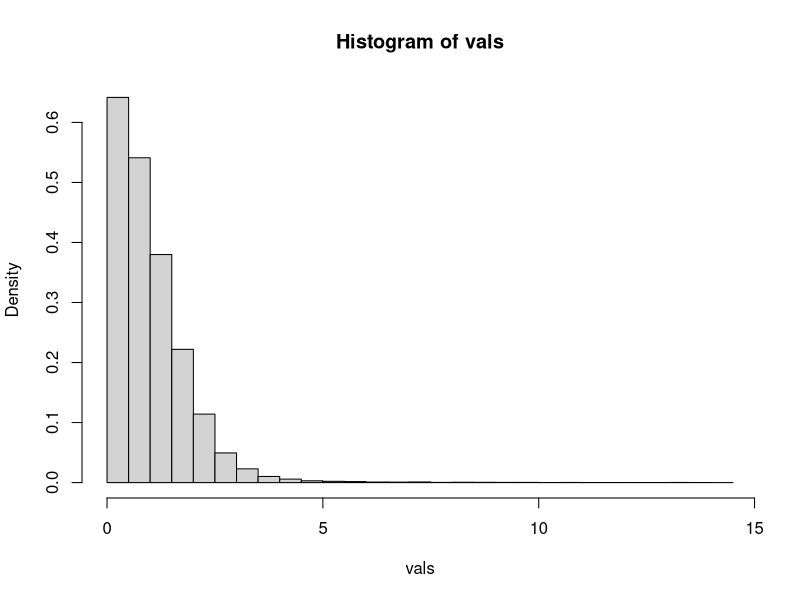
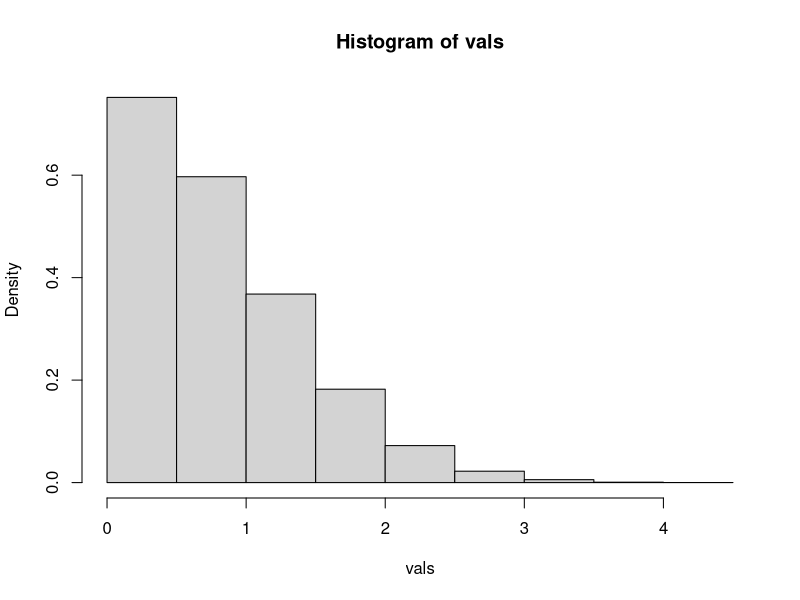

These figures' R source, in order:
# QUALITATIVE factors edition
#############################################################
# Part 0: Data Input and Sufficient Statistics Computations #
#############################################################

# setting the seed so that computations can be repeated provided all relevant Parts are run consecutively
set.seed(1)

########################################################################################
#A Here is the code to generate some test data. Inputting data: TBA.                   #

l = c(2, 3) # input the number of levels per factor
m = length(l) # the number of factors.

k = prod(l) # letting this denote the possible number of combinations between the crossed factors 
n_vector = c(5, 5, 5, 5, 5, 5) # the size of n should be equal to k (if factors are crossed) 
n = sum(n_vector)
# If not, there's a problem.

# want to create: b11, b12, b13, b21, b22, b23
beta_name_list = rep(0, k)

create_beta_list_names = function(levels){
  # Create a list of factors
  factors = lapply(levels, function(x) 1:x)
  # Generate all combinations
  combinations = expand.grid(factors)
  # Create the names
  names = apply(combinations, 1, function(row) paste0("b", paste(row, collapse = "")))
  return(names)
}

create_beta_list_names(l)

# Generating Y (for testing purposes)

mu = c(2, 4, 6, 8, 10, 12)
Y = numeric(n)
for(i in 1:k){
  if(i == 1){
    Y[1:n[i]] = rnorm(n_vector[i], mean = mu[i], sd = 2)
  } else {
    Y[(cumsum(n_vector)[i-1]+1):cumsum(n_vector)[i]] = rnorm(n_vector[i], mean = mu[i], sd = 2)
  }
}

################################################################################
# Here is the code for computing X given the information above                 #
################################################################################

qual_generate_X = function(k, n_vector){
  X = matrix(0, nrow = k, ncol = sum(n_vector))
  
  for(i in 1:k) {
    if(i == 1) {
      X[i, 1:n_vector[i]] = 1
    } else {
      start_idx = cumsum(n_vector)[i-1] + 1
      end_idx = cumsum(n_vector)[i]
      X[i, start_idx:end_idx] = 1
    }
  }
  return(t(X))
}

X = qual_generate_X(k, n_vector)

################################################################################
# Here is the code to compute the minimal sufficient statistics                #
################################################################################

qual_Y_metrics = function(X, Y){
  b = solve(t(X) %*% X) %*% t(X) %*% Y
  s_2 = t(Y - X %*% b) %*% (Y - X %*% b)
  C = 1
  for(i in 1:m){
    # possibly need to debug
    Ci = cbind(rep(1, l[i]), contr.helmert(l[i])) # dropped the normalization
    C = C %x% Ci # kronecker product
  }
  newlist = list("b" = b, "s_2" = s_2, "C" = C)
  return(newlist)
}

results = qual_Y_metrics(X, Y)

b = results$b
s_2 = results$s_2
C = results$C

#####################################
# Part 1: Elicitation of the Prior  #
#####################################

# Here is the code to input for the elicitation manually #

p=1 # this is set
gamma = 0.99
s1 = c(1)
s2 = c(7)
lower_bd = c(0)
upper_bd = c(50)

m1 = c(0, 2, 4, 6, 8, 10)
m2 = c(4, 6, 8, 10, 12, 14)

elicit_prior_sigma_function = function(p, gamma, s1, s2, upper_bd, lower_bd){
  #' 1/sigma^2 ~ gamma(alpha01, alpha02). Here, we elicit the prior for sigma.
  #' We specify s1, s2 such that s1 <= sigma * z_{(1+gamma)/2} <= s2
  #' Then the values alpha01, alpha02 are solved for:
  #' Gamma(alpha01, 1, alpha02 * z^{2}_{(1+p)/2}/s^{2}_{1}) = (1+gamma)/2
  #' Gamma(alpha01, 1, alpha02 * z^{2}_{(1+p)/2}/s^{2}_{2}) = (1-gamma)/2
  #' Using the bisection method.
  #' @param p represents the number of dimensions.
  #' @param gamma represents the virtual certainty.
  vectors_of_interest = list(s1, s2, upper_bd, lower_bd)
  for(i in vectors_of_interest){
    if(length(i) != p){return("Error: there is a vector that doesn't have length p.")}
  }
  
  gam = (1+gamma)/2
  z0 = qnorm(gam,0,1)
  upbdinvsigma2 = (z0/s1)**2 
  lwbdinvsigma2 = (z0/s2)**2 
  
  alpha01 = numeric(p) 
  alpha02 = numeric(p)
  
  for(j in 1:p){
    # iterate until prob content of s1<= sigma*z0 <= s2 is within eps of p 
    eps = .0001
    maxits = 100
    alphalow = lower_bd[j]
    alphaup = upper_bd[j]
    for (i in 1:maxits){
      alpha = (alphalow + alphaup)/2
      beta = qgamma(gam, alpha, 1)/upbdinvsigma2[j]
      test = pgamma(beta*lwbdinvsigma2[j], alpha, 1)
      if (abs(test-(1-gam)) <= eps) { break }
      if (test < 1 - gam) { alphaup = alpha} 
      else if (test > 1 - gam) { alphalow = alpha }
    }
    alpha01[j] = alpha
    alpha02[j] = beta
  }
  
  newlist = list("lwbdinvsigma2" = lwbdinvsigma2, "upbdinvsigma2" = upbdinvsigma2, 
                 "alpha01" = alpha01, "alpha02" = alpha02, 
                 "z0" = z0, "s1" = s1, "s2" = s2)
  return(newlist)
}

elicit_prior_beta0_function = function(p, gamma, m1, m2, s1, s2, alpha01, alpha02){
  #' We elicit the prior for mu, which is given by:
  #' mu ~ mu0 + sqrt(alpha02/alpha01) (lambda0) (t_{2*alpha01}) 
  #' @param p represents the number of dimensions.
  #' @param gamma represents the virtual certainty.
  vectors_of_interest = list(m1, m2, s1, s2, alpha01, alpha02)

  beta0 = (m1 + m2)/2 
  gam = (1+gamma)/2
  lambda0 = (m2 - m1)/(2 * sqrt(alpha02/alpha01) * qt(gam, df = 2 * alpha01))
  
  newlist = list("beta0" = beta0, "lambda0" = lambda0, "m1" = m1, "m2" = m2)
  return(newlist)
}

prior_sigma_vals = elicit_prior_sigma_function(p, gamma, s1, s2, upper_bd, lower_bd)

prior_sigma_vals

alpha01 = prior_sigma_vals$alpha01
alpha02 = prior_sigma_vals$alpha02

z0 = prior_sigma_vals$z0 # this is the (1+gamma)/2 quantile of the standard normal dist.

lwbdinvsigma2 = prior_sigma_vals$lwbdinvsigma2 # This is (z0/s2)^2
upbdinvsigma2 = prior_sigma_vals$upbdinvsigma2 # This is (z0/s1)^2

prior_beta0_vals = elicit_prior_beta0_function(p, gamma, m1, m2, s1, s2, alpha01, alpha02)

lambda0 = prior_beta0_vals$lambda0
beta0 = prior_beta0_vals$beta0

###################################
# Part 2: Sampling from the prior #
###################################

# Nprior = size of sample from the prior

Nprior = 10000

qual_sample_prior = function(Nprior, k, alpha01, alpha02, beta0){
  # k here denotes the number of factors
  # todo: write more detailed documentation later
  prior_sigma_2_vector = rep(0, Nprior)
  prior_beta_matrix = matrix(NA, nrow = Nprior, ncol = k)
  for(i in 1:Nprior){
    prior_sigma_2_vector[i] = 1/(rgamma(1, alpha01, alpha02))
    prior_beta_matrix[i,] = rnorm(beta0, lambda0 * prior_sigma_2_vector[i])
  }
  newlist = list("prior_sigma_2_vector" = prior_sigma_2_vector,
                 "prior_beta_matrix" = prior_beta_matrix)
  return(newlist)
}

sample_prior_vals = qual_sample_prior(Nprior = Nprior, k = k, alpha01 = alpha01, 
                                      alpha02 = alpha02, beta0 = beta0)

prior_sigma_2_vector = sample_prior_vals$prior_sigma_2_vector
prior_beta_matrix = sample_prior_vals$prior_beta_matrix

View(prior_beta_matrix)


#######################################
# Part 3: Sampling from the posterior #
#######################################

# Npost = size of sample from the posterior

Npost = 10000 # change this later

qual_sample_post = function(Npost, k, n, alpha01, alpha02, lambda0, beta0, b, s_2){
  # write the description later
  Lambda0 = diag(lambda0)
  inv_L0 = diag(1/lambda0)
  
  side_eqn = solve(Lambda0 + solve(t(X) %*% X))
  alpha02_y = alpha02 + s_2/2 + (t(b - beta0) %*% side_eqn %*% (b - beta0))/2
  
  beta_y = solve(t(X) %*% X + inv_L0) %*% (t(X) %*% X %*% b + inv_L0 %*% beta0)
  
  post_sigma_2_vector = rep(0, Npost)
  post_beta_matrix = matrix(NA, nrow = Npost, ncol = k)
  
  for(i in 1:Npost){
    post_sigma_2 = 1/rgamma(1, n/2 + alpha01, alpha02_y)
    post_sigma_2_vector[i] = post_sigma_2
    post_beta_matrix[i,] = rnorm(beta_y, post_sigma_2 * solve(t(X) %*% X + Lambda0))
  }
  newlist = list("post_sigma_2_vector" = post_sigma_2_vector,
                 "post_beta_matrix" = post_beta_matrix)
  return(newlist)
}

sample_post_vals = qual_sample_post(Npost = Npost, k = k, n = n, alpha01 = alpha01, 
                                    alpha02 = alpha02, lambda0 = lambda0, 
                                    beta0 = beta0, b = b, s_2 = s_2)

post_sigma_2_vector = sample_post_vals$post_sigma_2_vector
post_beta_matrix = sample_post_vals$post_beta_matrix

#######################################
# Part 4: Relative Belief Ratio       #
#######################################

# SINCE l = c(2, 3) we have the following order:
# a11, a12, a21, a22, a31, a32

prior_alpha = matrix(NA, nrow = Nprior, ncol = k)
post_alpha = matrix(NA, nrow = Nprior, ncol = k)

for(i in 1:Nprior){
  prior_alpha[i,] =  C[,1] * prior_beta_matrix[i,]
  #prior_alpha[i,] =  C[,2] * prior_beta_matrix[i,]
  #prior_alpha[i,] =  C[,3] * prior_beta_matrix[i,]
  #prior_alpha[i,] =  C[,4] * prior_beta_matrix[i,]
  #prior_alpha[i,] =  C[,5] * prior_beta_matrix[i,]
  #prior_alpha[i,] =  C[,6] * prior_beta_matrix[i,]
}

for(i in 1:Npost){
  post_alpha[i,] =  C[,1] * post_beta_matrix[i,]
  #post_alpha[i,] =  C[,2] * post_beta_matrix[i,]
  #post_alpha[i,] =  C[,3] * post_beta_matrix[i,]
  #post_alpha[i,] =  C[,4] * post_beta_matrix[i,]
  #post_alpha[i,] =  C[,5] * post_beta_matrix[i,]
  #post_alpha[i,] =  C[,6] * post_beta_matrix[i,]
}

col_num = 1

alpha_plot_vals = function(Nmontecarlo, smoother = 7, delta = 0.5, alpha_vals){
  #' Obtains the smoothed plot of the density of alpha (applicable to prior and
  #' posterior)
  #' @param Nprior represents the Monte Carlo sample size used for the prior.
  #' @param smoother an odd number of points to average prior density values.
  #' write more later....
  vals = abs(alpha_vals)
  alpha_upper_bd = max(vals)
  
  breaks = seq(0, alpha_upper_bd, by = delta)
  if (tail(breaks, n=1) <= alpha_upper_bd) {
    breaks = c(breaks, breaks[length(breaks)] + delta)
  } 
  
  alpha_hist = hist(vals, breaks, freq = F)
  alpha_mids = alpha_hist$mids
  alpha_density = alpha_hist$density 
  
  # making a smoothed plot of the density of alpba
  alpha_dens_smoothed = alpha_density
  numcells = length(alpha_hist$counts)
  halfm = (smoother-1)/2
  for(i in (1+halfm):(numcells-halfm)){
    sum = 0
    for (j in (-halfm):halfm){
      sum = sum + alpha_density[i+j]
    }
    alpha_dens_smoothed[i]=sum/smoother 
  }
  
  newlist = list("alpha_mids" = alpha_mids, 
                 "alpha_dens" = alpha_density,
                 "alpha_dens_smoothed" = alpha_dens_smoothed,
                 "breaks" = breaks)
  return(newlist)
}

prior_alpha_vals = alpha_plot_vals(Nmontecarlo = Nprior, smoother = 7, delta = 0.5, 
                                   alpha_vals = prior_alpha)

post_alpha_vals = alpha_plot_vals(Nmontecarlo = Npost, smoother = 7, delta = 0.5, 
                                  alpha_vals = post_alpha)

prior_alpha_dens_smoothed = prior_alpha_vals$alpha_dens_smoothed
prior_alpha_breaks = prior_alpha_vals$breaks

post_alpha_dens_smoothed = post_alpha_vals$alpha_dens_smoothed
post_alpha_breaks = post_alpha_vals$breaks


rbr_alpha = function(prior_alpha_dens_smoothed, prior_alpha_breaks, 
                     post_alpha_dens_smoothed, post_alpha_breaks){
  #' Obtain the relative belief ratio of psi based off of the prior and posterior values.
  #' fix description later
  
  # only need to focus on the max value due to endpoints
  extra = abs(length(prior_alpha_breaks) - length(post_alpha_breaks))
  if(length(prior_alpha_breaks) > length(post_alpha_breaks)){
    post_alpha_dens_smoothed = c(post_alpha_dens_smoothed, rep(0, extra))
    rbr_breaks = prior_alpha_breaks
  } else {
    prior_alpha_dens_smoothed = c(prior_alpha_dens_smoothed, rep(0, extra))
    rbr_breaks = post_alpha_breaks
  }
  numcells = length(rbr_breaks)-1
  RB_alpha = rep(0, numcells)
  for (i in 1:numcells){
    if (prior_alpha_dens_smoothed[i] != 0){
      RB_alpha[i] = post_alpha_dens_smoothed[i]/prior_alpha_dens_smoothed[i]}
  }
  # getting the midpoints for rbr
  comp_delta = diff(rbr_breaks)[1]
  half_delta = comp_delta/2
  RB_mids = seq(from = rbr_breaks[1] + half_delta, 
                to = rbr_breaks[length(rbr_breaks)] - half_delta, 
                by = comp_delta)
  
  newlist = list("RB_breaks" = rbr_breaks, "RB_mids" = RB_mids,
                 "RB_alpha" = RB_alpha,
                 "post_alpha_dens_smoothed" = post_alpha_dens_smoothed,
                 "prior_alpha_dens_smoothed" = prior_alpha_dens_smoothed)
  return(newlist)
}

rbr_alpha_vals = rbr_alpha(prior_alpha_dens_smoothed, prior_alpha_breaks, 
                      post_alpha_dens_smoothed, post_alpha_breaks)

# Estimations for Psi ##########################################

# May need to change the name of the function arguments, but these are the same
# functions as they were for the other case.
plausible_region_est = function(prior_psi_mids, RB_psi, post_psi_dens_smoothed,
                                delta_psi){
  # estimating plausible region
  plaus_region = ifelse(RB_psi > 1, prior_psi_mids, 0)
  
  # getting the interval instead
  nonzero_values = plaus_region[plaus_region != 0]
  plaus_interval = c(nonzero_values[1], nonzero_values[length(nonzero_values)])
  
  # getting the posterior content of the plausible region
  plaus_content = 0
  for(i in 1:length(prior_psi_mids)){
    if(RB_psi[i] > 1){
      plaus_content = plaus_content + post_psi_dens_smoothed[i]
    }
  }
  plaus_content = plaus_content * delta_psi
  
  newlist = list("plaus_region" = plaus_region,
                 "plaus_interval" = plaus_interval,
                 "plaus_content" = plaus_content)
  return(newlist)
}

plausible_region_est(prior_psi_mids = rbr_alpha_vals$RB_mids, 
                     RB_psi = rbr_alpha_vals$RB_alpha, 
                     post_psi_dens_smoothed = rbr_alpha_vals$post_alpha_dens_smoothed, 
                     delta_psi = 0.5)

psi_hypothesis_test = function(psi_0 = -2, prior_psi_mids, RB_psi, post_psi_dens_smoothed,
                               delta_psi){
  
  psi_0_index = which.min(abs(prior_psi_mids - psi_0))
  
  # evidence for or against psi0
  if(RB_psi[psi_0_index] > 1){
    psi_message = paste("RB of psi_0 = ",RB_psi[psi_0_index]," so there is evidence in favor of H_0 : psi = ",
                        psi_0, sep ="")
  }
  else if(RB_psi[psi_0_index] < 1){
    psi_message = paste("RB of psi_0 = ", RB_psi[psi_0_index]," so there is evidence against H_0 : psi = ",
                        psi_0, sep = "")
  }
  else if(RB_psi[psi_0_index] == 1){
    psi_message = paste("RB of psi_0 = ", RB_psi[psi_0_index],
                        " so there is no evidence either in favor of or against H_0 : psi = ",
                        psi_0, sep = "")
  }
  
  # compute the evidence concerning strength H_0 : psi = psi_0
  indices = which(RB_psi <= RB_psi[psi_0_index])
  # Compute the strength
  strength_psi_0 = sum(post_psi_dens_smoothed[indices]) * delta_psi
  strength_msg = paste("Strength of the evidence concerning H_0 : psi = psi_0 is given by ", strength_psi_0, sep = "")
  
  newlist = list("psi_message" = psi_message, "indices" = indices, "strength_message" = strength_msg)
  
  return(newlist)
}

psi_hypothesis_test(psi_0 = 1, 
                    prior_psi_mids = rbr_alpha_vals$RB_mids, 
                    RB_psi = rbr_alpha_vals$RB_alpha, 
                    post_psi_dens_smoothed = rbr_alpha_vals$post_alpha_dens_smoothed,
                    delta_psi = 0.5)


